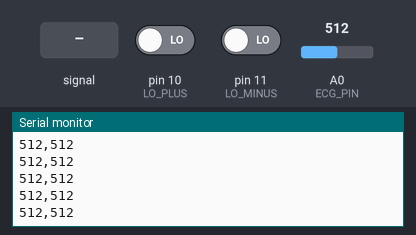
Recording of a sketch running on a simulated Arduino Uno, built with avr-gcc and run on an emulated ATmega328P. Shown: the last lines printed to the serial monitor. Inputs (shaded band) come from the test bench; at power-on: A0 (ECG_PIN) = 512, pin 10 (LO_PLUS) LOW, pin 11 (LO_MINUS) LOW.

Above: at 2.2 s.
2.3 s: A0 (ECG_PIN) fed a 200 Hz sine of ±81 counts around its level
At 3.3 s:
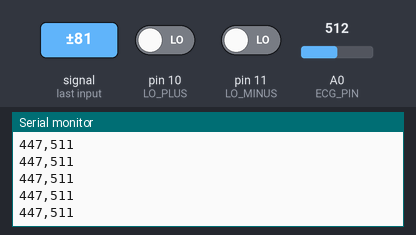
3.8 s: A0 (ECG_PIN) set to 716
At 4.3 s:
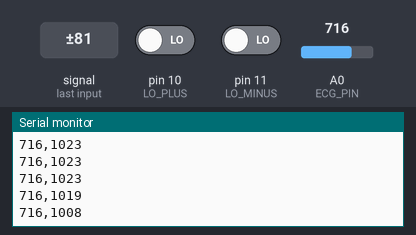
5.3 s: pin 10 (LO_PLUS) driven HIGH
6.8 s: pin 10 (LO_PLUS) driven LOW
At 7.5 s:
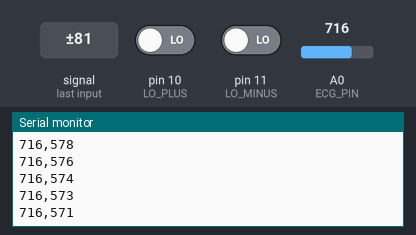
8.3 s: A0 (ECG_PIN) fed a 1000 Hz sine of ±255 counts around its level
9.8 s: A0 (ECG_PIN) set to 900
At 10.3 s:
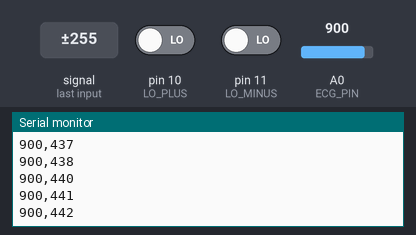
Timing chart, 0 to 12.3 s (numbered marks = the images above; inputs shaded):
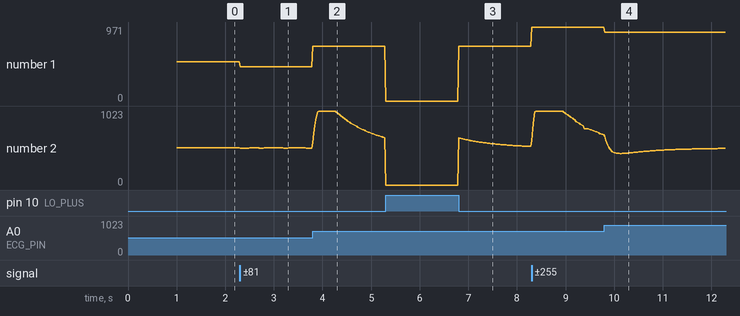

The sketch:

ecg_monitor.ino
```cpp
#define ECG_PIN   A0
#define LO_PLUS   10
#define LO_MINUS  11

const unsigned long SAMPLE_INTERVAL_US = 4000;   // 250 Hz
const int DECIMATION = 5;   // smooth display

float baseline = 512.0;
float lp = 0.0;

unsigned long lastSampleTime = 0;
unsigned long sampleCount = 0;

void setup() {
  Serial.begin(115200);

  pinMode(LO_PLUS, INPUT);
  pinMode(LO_MINUS, INPUT);

  delay(1000);
}

void loop() {
  unsigned long now = micros();

  if (now - lastSampleTime >= SAMPLE_INTERVAL_US) {
    lastSampleTime += SAMPLE_INTERVAL_US;

    int raw = 0;
    int filtered = 0;

    // Lead-off detection
    if ((digitalRead(LO_PLUS) == HIGH) || (digitalRead(LO_MINUS) == HIGH)) {
      raw = 0;
      filtered = 0;
    }
    else {
      raw = analogRead(ECG_PIN);

      // 🔹 Baseline removal (removes drift)
      baseline = 0.995 * baseline + 0.005 * raw;
      float centered = raw - baseline;

      // 🔹 Low-pass filter (noise reduction, keeps peaks)
      lp = lp + 0.04 * (centered - lp);

      // 🔹 Amplify + shift for plotting
      filtered = (int)(lp * 4.0 + 512.0);

      // Keep within ADC range
      filtered = constrain(filtered, 0, 1023);
    }

    // 🔹 Reduce data rate for smooth graph
    if (sampleCount % DECIMATION == 0) {
      Serial.print(raw);
      Serial.print(",");
      Serial.println(filtered);
    }

    sampleCount++;
  }
}
```

Measured:
- after the input at 2.3 s, the serial monitor: prints a new line at once (image 1)
- after the input at 3.8 s, the serial monitor: prints a new line at once (image 2)
- after the input at 6.8 s, the serial monitor: prints a new line at once (image 3)
- plotted number 1: 512 → 447 after the input at 2.3 s, 447 → 716 after the input at 3.8 s
- plotted number 2: 512 → 511 after the input at 2.3 s, 511 → 655 after the input at 3.8 s, 0 → 533 after the input at 6.8 s
